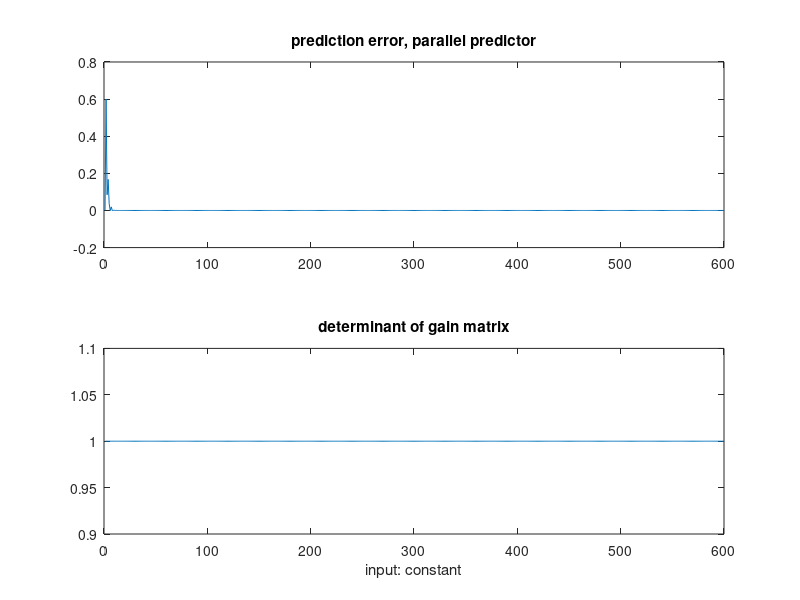
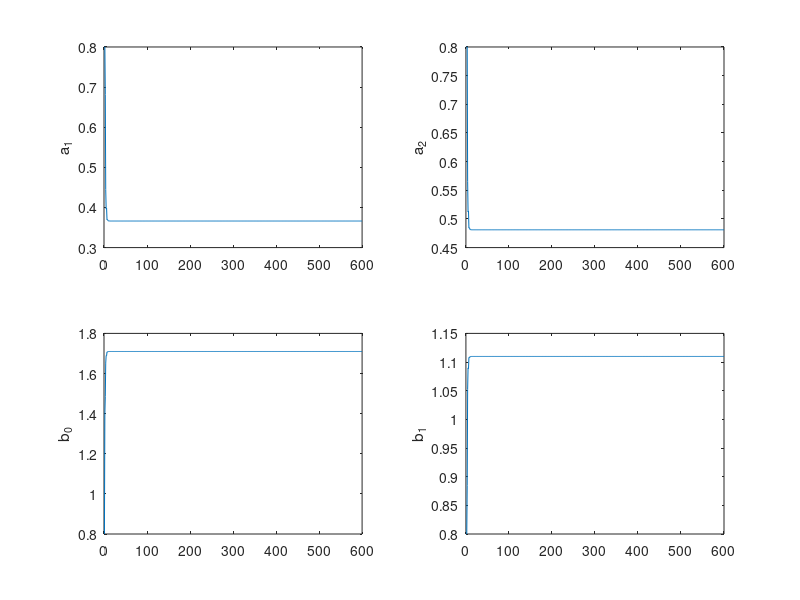

These figures' MATLAB source, in order: (Note: this script raises an error after producing the figures.)
% Parameter Estimation using Recursive least squares
% Parallel predictor

clear

% actual values of the parameters
disp('**** PARALLEL PREDICTOR ****');
disp('         b0*z+b1');
disp('   G(z)=-----------');
disp('        z^2+a1*z+a2');
disp('input the actual parameter values and hit return');

% a1=input('a1=');
% a2=input('a2=');
% b0=input('b0=');
% b1=input('b1=');

a1=0.7;
a2=0.2;
b0=2;
b1=0.9;

disp('');
disp('**** select the input function ****');
disp('if u=random, then type -1');
disp('if u=sin(w1*k)+sin(w2*k)+sin(w3*k), then type 0');
disp('if u=1, then type 1');

% ct=input('  :  ');
ct=1;
if ct==0,
  disp('**** input values of w1, w2, w3 ****');
  w1=2;
  w2=5;
  w3=7;
end
ct1=0;
% while ct1==1,
%   disp('**** input forgetting factor ****');
%   disp('**** lamda1=1, lamda2=0: constant');  
%   disp('**** lamda1=1, lamda2=1: least squares');
%   disp('**** lamda1<1, lamda2=1: weighted least squares');
%   lam1=input('lamda1=');
%   lam2=input('lamda2=');
  lam1=1;
  lam2=0;

  % initial gain matrix
  disp('**** input the diagonal elements of the gain matrix ****');
  disp('**** F=diag(f11, f22, f33, f44) ****');
  fratio=1;
  fratio2=1;
%   f11=input('f11=');
%   f22=input('f22=');
%   f33=input('f33=');
%   f44=input('f44=');
  f11=fratio;
  f22=fratio;
  f33=fratio2;
  f44=fratio2;
%   
  F=diag([f11, f22, f33, f44]);
  disp('**** input gain ****');
  
  % estimates of the parameters
  thhat=[0.8 0.8 0.8 0.8]';
%     thhat=[0.8 0.8 0.8 0.8]';
  
  % initial data values
  % y1=y(k-1), y2=y(k-2), u1=u(k-1), u2=u(k-2)
  y1=0;y2=0;u1=0;u2=0;y1h=0;y2h=0;
  phi=[-y1h -y2h u1 u2]';
  
%   disp('');
%   disp('**** turn on or off the white noise ****');
%   disp('if you want to turn on, then type 1');
%   disp('if you want to turn off, then type 0');
%   ct2=input('  :  ');
  ct2=0;
  kn=600;       % final time
  if ct2==1,           
    wn1=0; wn0=0; %initial values for white noise effect w(0) and w(-1)
    wn=0.1*randn(kn);
  end
  
  for k=1:kn,
    % make new measurements
    if ct==0,
        inp='sinusoidal';
      u=sin(w1*k)+sin(w2*k)+sin(w3*k);
    elseif ct==1,
        inp='1';
      u=1;
    elseif ct==-1,
      u=randn;
    end

    if ct2==1,
       wn2=wn(k);
       y=-a1*y1-a2*y2+b0*u1+b1*u2+wn2+a1*wn1+a2*wn0;
       wn0=wn1;
       wn1=wn2;
   else
       y=-a1*y1-a2*y2+b0*u1+b1*u2;
   end
    
    %a priori predicted output and prediction error
    yh0=thhat'*phi;
    e0=y-yh0;
    
    % update parameter values
    gamma=F*phi/(1+phi'*F*phi);
    thhat=thhat+gamma*e0;
    
    % a posteriori predicted output and prediction error
    yh=thhat'*phi;
    e=y-yh;
    
    % update the gain matrix
    if lam2>0,
       F=(F-F*phi*phi'*F/(lam1/lam2+phi'*F*phi))/lam1;
    end

    
    % prepare for next recursions  
    y2h=y1h;
    y1h=yh;
    y2=y1;
    y1=y;
    u2=u1;
    u1=u;
    phi=[-y1h -y2h u1 u2]';
    
    % store values for plotting
    % thetahat: parameter estimate vector   
    thetahat(k, 1)=thhat(1); thetahat(k, 2)=thhat(2);
    thetahat(k, 3)=thhat(3); thetahat(k, 4)=thhat(4);

    yr(k)=y;        % real output y
    yhat0(k)=yh0;   % a priori predicted output
    err0(k)=e0;     % a priori prediction error
    yhat(k)=yh;     % a posteriori predicted output
    err(k)=e;       % a posteriori prediction error
    f(k)=det(F);    % determinant of gain matrix
    t(k)=k;         % time
 
  end
  
  % plotting error, gain matrix and estimates
  figure;
  subplot(211)
  plot(t,err); title('prediction error, parallel predictor');
  subplot(212)
  plot(t, f); title('determinant of gain matrix');
  if ct==0,
    xlabel('input: sum of sinusoids');
  elseif ct==1, 
    xlabel('input: constant');
  elseif ct==-1,
    xlabel('input:random');
    
  end % ending if
  
  disp('pause ...'); pause
  figure;
  subplot(221); plot(t, thetahat(:, 1)); ylabel('a_1');
  subplot(222); plot(t, thetahat(:, 2)); ylabel('a_2');
  subplot(223); plot(t, thetahat(:, 3)); ylabel('b_0');
  subplot(224); plot(t, thetahat(:, 4)); ylabel('b_1');
  a1_hat=thetahat(length(t),1)
  a2_hat=thetahat(length(t),2)
  b0_hat=thetahat(length(t),3)
  b1_hat=thetahat(length(t),4) 
  theta_hat=[a1_hat a2_hat b0_hat b1_hat]
  sgtitle(["input="+inp+","+"lamda1="+lam1+","+"lamda2="+lam2+","+"f ratio="+fratio+"/"+fratio2,"theta_hat=["+theta_hat(1,1)+","+theta_hat(1,2)+","+theta_hat(1,3)+","+theta_hat(1,4)+"]"]);
%   ct1=input('do you wish to try different lamda values, type 1 else 0: ');
%   ct1=0;
% end






